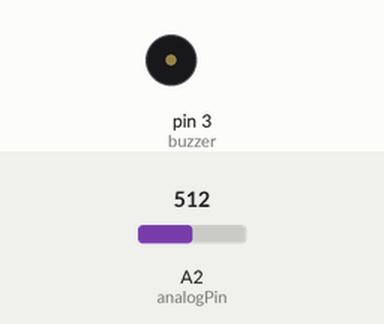
Recording of a sketch running on a simulated Arduino Uno, built with avr-gcc and run on an emulated ATmega328P. On the bench: buzzer (waves = sounding, pin HIGH). Inputs (shaded band) come from the test bench; at power-on: A2 (analogPin) = 512.

Above: at 1.76 s.
1.8 s: A2 (analogPin) set to 803
At 1.91 s:
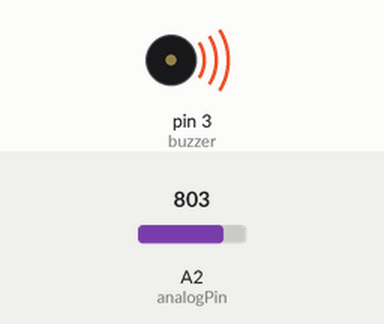
5.7 s: A2 (analogPin) set to 823
At 6.6 s:
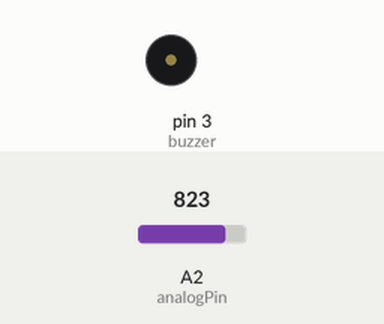
Timing chart, 0 to 8.7 s (numbered marks = the images above; inputs shaded):
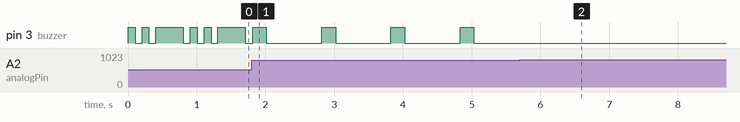

The sketch:

TinyLipoAlarm.ino
```cpp
#include <SoftwareSerial.h>

#include "config.h"
#include "def.h"

SoftwareSerial mySerial(0, 1);

void setup()
{
  analogReference(INTERNAL);
  mySerial.begin(9600);
  pinMode(buzzer, OUTPUT);

}

void loop() // run over and over
{
    vbatraw = analogRead(analogPin);
    vbat=vbatraw*16/VBATSCALE;
    mySerial.println(vbat);

    if(vbat > VBATLEVEL1){
      vbatalarm=0;
    }
    if(vbat < VBATLEVEL1){
      vbatalarm=1;
    }
    if(vbat < VBATLEVEL2){
      vbatalarm=2;
    }
    if(vbat < VBATLEVEL3){
      vbatalarm=3;
    }

    if(vbatalarm==0){
      delay(500);
    }

    if(vbatalarm==1){
    digitalWrite(buzzer, HIGH);
    delay(200);
    digitalWrite(buzzer, LOW);
    delay(800);
    }

    if(vbatalarm==2){
    digitalWrite(buzzer, HIGH);
    delay(200);
    digitalWrite(buzzer, LOW);
    delay(200);
    digitalWrite(buzzer, HIGH);
    delay(200);
    digitalWrite(buzzer, LOW);
    delay(400);
    }


    if(vbatalarm==3){
    digitalWrite(buzzer, HIGH);
    delay(100);
    digitalWrite(buzzer, LOW);
    delay(100);
    digitalWrite(buzzer, HIGH);
    delay(100);
    digitalWrite(buzzer, LOW);
    delay(100);
    digitalWrite(buzzer, HIGH);
    delay(400);
    digitalWrite(buzzer, LOW);
    delay(100);
    }
}
```

def.h
```cpp
int analogPin=2;
int vbatraw=0;
int vbat=0;
int buzzer=3;
int vbatalarm=0;
```

config.h
```cpp
// VBatScale - Known from MultiWii ;)
// vbat=[0;1023]*16/VBATSCALE
// We use the internal reference voltage, 1.1Volt= 1023

#define VBATSCALE  120.5
#define VBATLEVEL1 107  //10,7V
#define VBATLEVEL2 103  //10,3V
#define VBATLEVEL3 99   //9,9V
#define NO_VBAT 16      //Avoid Beeping without any battery
```

Measured:
- the behaviour switches between 813 and 814 on A2 (analogPin) (found by bisection; images 1 and 2)
- after the input at 5.7 s, pin 3 (buzzer): stops changing and stays LOW
- by itself, pin 3 (buzzer): alternates HIGH for 0.20 s and LOW for 0.81 s
